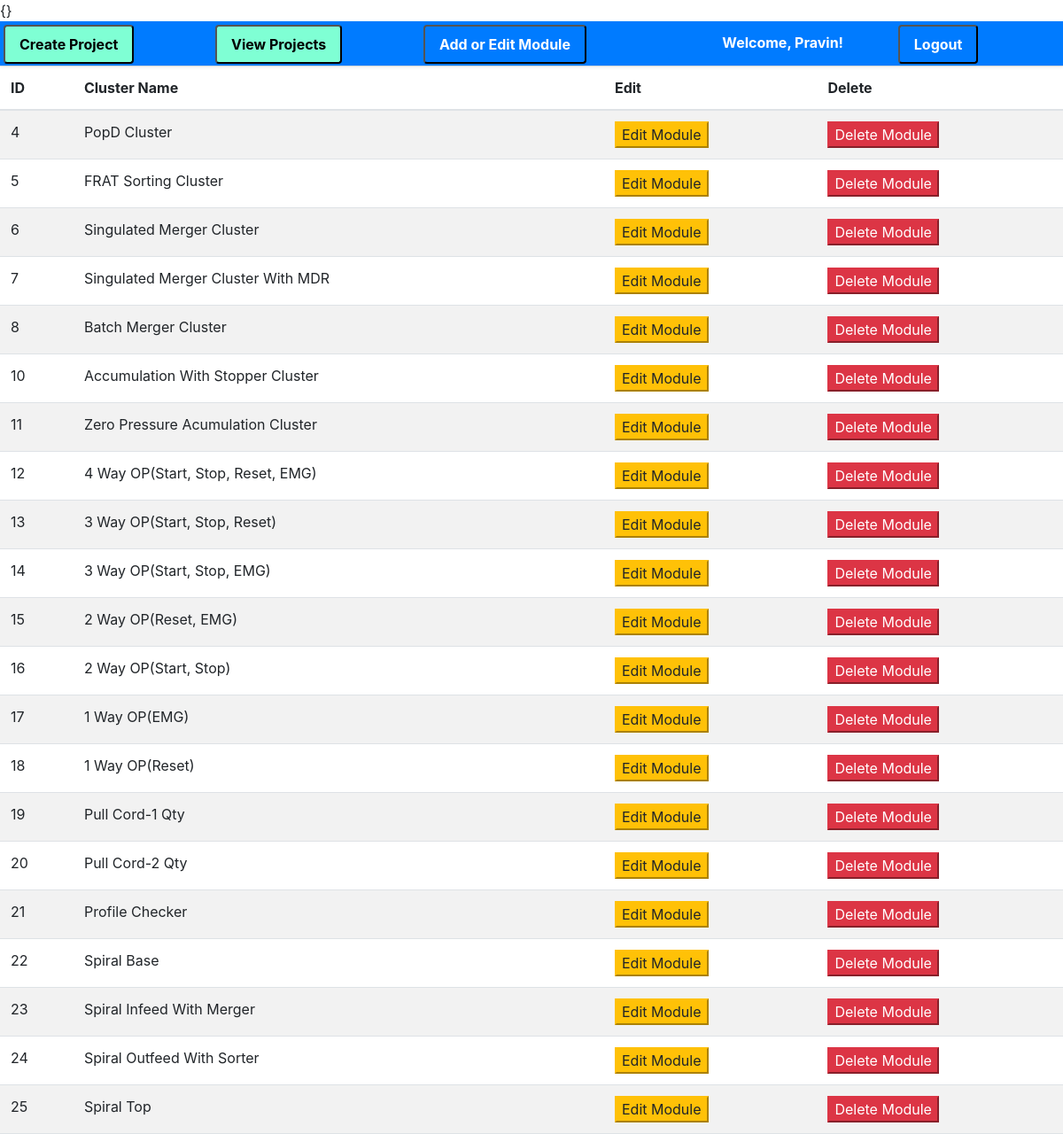
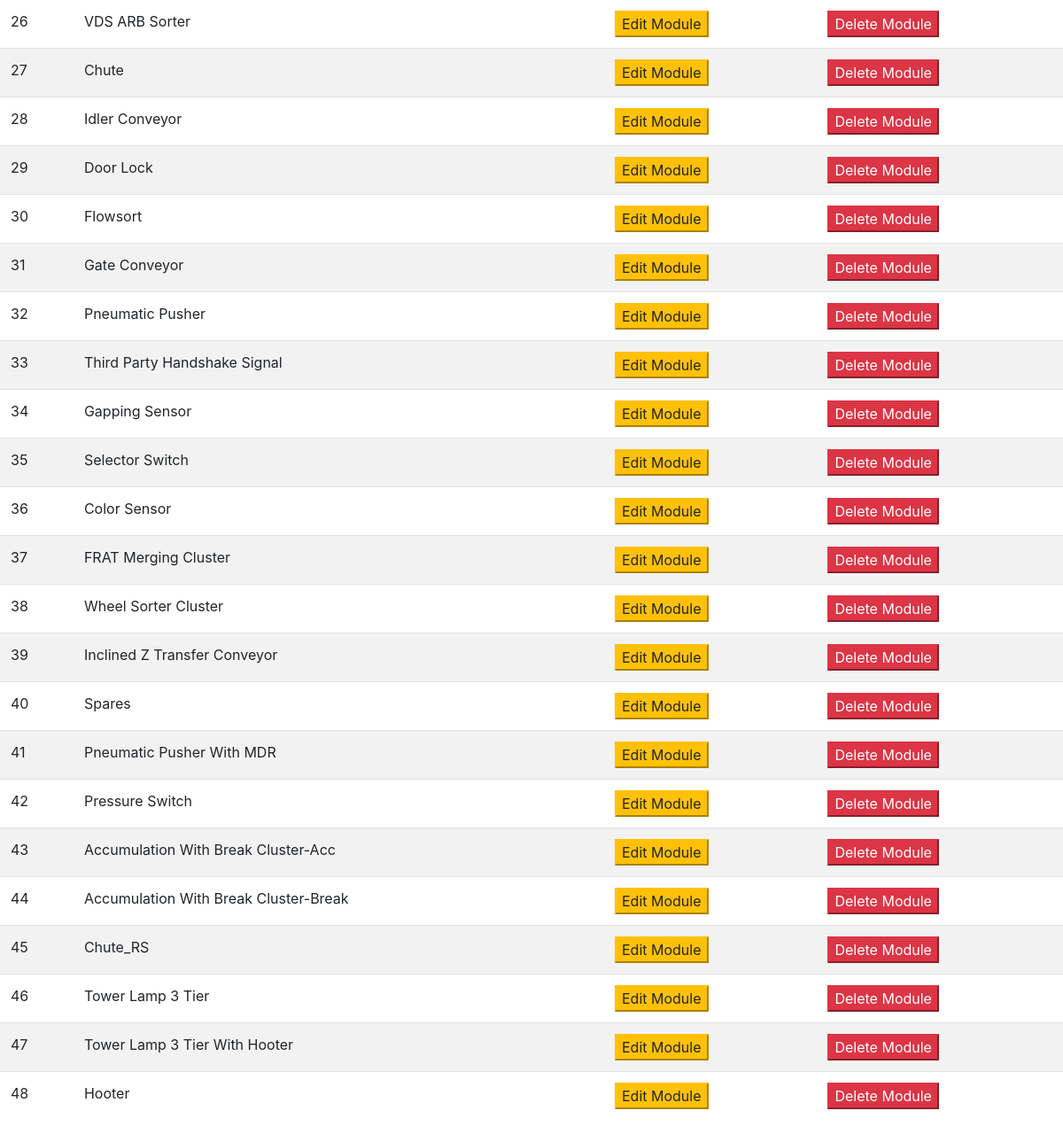
Screenshot of /module_list/ (signed in) with the database file from the repository (2 pictures, top to bottom).
### iol/models.py (models this page shows, shortened)
class Module(models.Model):
    module = models.CharField(max_length=50)

### iol/views.py (the view)
# urls.py: path('module_list/', ModuleListView.as_view(), name='module_list'),
class ModuleListView(LoginRequiredMixin, TemplateView):
    template_name = 'update_data/update_module.html'
    def get_context_data(self, **kwargs):
        context = super().get_context_data(**kwargs)
        modules = Module.objects.all()
        serializer = ModuleSerializer(modules, many = True)
        context["modules"] = serializer.data
        return context

### templates/update_data/update_module.html (shortened to what this page needs)
{% extends "base/base.html" %}
{% block styles %}
}
{% endblock %}
{% block content %}
  <div>
  <table class="table table-striped">
    <thead>
      <tr>
            <th>ID</th>
            <th>Cluster Name</th>
            <th>Edit</th>
            <th>Delete</th>
          </tr>
        </thead>
        <tbody>
          {% for module in modules %}
          <tr>
            <td>{{ module.id }}</td>
            <td class="Cluster"   >{{ module.module }}</a>
            </td>
            <td>
              <button class="button btn-warning"
              onclick= "location.href='{% url 'module_edit' id=module.id %}'"> Edit Module</button>
          </td>
            <td>
                <button class="button btn-danger"
                data-confirm="Are you sure you want to delete this module?"
                onclick= "location.href='{% url 'module_delete' id=module.id %}'">Delete Module</button>
            </td>
          </tr>
          {% endfor %}
        </tbody>
      </table>
    </div>
  {% endblock %}

### templates/base/base.html (shortened to what this page needs)
<!DOCTYPE html>
<html>
<head>
    <link rel="stylesheet" href="https://cdn.jsdelivr.net/npm/bootstrap@4.1.3/dist/css/bootstrap.min.css">
    {% load static %}
    <link rel="stylesheet" type="text/css" href="{% static 'myfirst.css' %}">
    {% block styles %}
    {% endblock %}
</head>
<body>
        <ul class="nav nav-pills nav-fill gap-2 p-1 small bg-primary rounded-5 shadow-sm" id="pillNav2" role="tablist" style="--bs-nav-link-color: var(--bs-white); --bs-nav-pills-link-active-color: var(--bs-primary); --bs-nav-pills-link-active-bg: var(--bs-white);">
            <li class="nav-item" role="presentation">
              <button class="nav-link active rounded-5 navbtns" id="create-tab" data-bs-toggle="tab" type="button" role="tab" aria-selected="true"  onclick="location.href='{% url 'create_project' %}'">Create Project
              </button>
            </li>
            <li class="nav-item" role="presentation">
              <button class="nav-link active rounded-5 navbtns" id="list-tab" data-bs-toggle="tab" type="button" role="tab" aria-selected="false" onclick= "location.href='{% url 'project_list' %}'">View Projects</button>
            </li>
            <li class="nav-item" role="presentation">
              <button class="nav-link active rounded-5 navbtns" id="addmodule-tab" data-bs-toggle="tab" type="button" role="tab" aria-selected="false" onclick= "location.href='{% url 'module_list' %}'">Add or Edit Module</button>
            </li>
            {% if request.user.is_authenticated %}
            <li class="nav-item" role="presentation">
              <p class= "nav-link active rounded-5 navbtns">Welcome, {{ request.user.first_name }}!</p>
              </li>
            <li class="nav-item" role="presentation">
              <button class="nav-link active rounded-5 navbtns" id="addmodule-tab" data-bs-toggle="tab" type="button" role="tab" aria-selected="false" onclick="window.location.href='/accounts/logout';">Logout</button>
            </li>
            {% else %}
            <li class="nav-item" role="presentation">
              <button class="nav-link active rounded-5 navbtns" id="addmodule-tab" data-bs-toggle="tab" type="button" role="tab" aria-selected="false" onclick="window.location.href='/accounts/login';">Login</button>
            </li>
            {% endif %}
          </ul>
        {% block content %}
        {% endblock %}
</body>
</html>

### static/myfirst.css (style rules this page uses)
.navbtns { background-color: aquamarine; font-weight: bold; font-size: medium; }
.nav-pills { position: sticky; top: 0px; left: 0px; z-index: 2; display: flex; width: 100%; height: 50px; background: rgba(0, 0, 0, 0.6); }

### rows the page displays
Module: module "PopD Cluster"
Module: module "FRAT Sorting Cluster"
Module: module "Singulated Merger Cluster"
Module: module "Singulated Merger Cluster With MDR"
Module: module "Batch Merger Cluster"
Module: module "Accumulation With Stopper Cluster"
Module: module "Zero Pressure Acumulation Cluster"
Module: module "4 Way OP(Start, Stop, Reset, EMG)"
Module: module "3 Way OP(Start, Stop, Reset)"
Module: module "3 Way OP(Start, Stop, EMG)"
Module: module "2 Way OP(Reset, EMG)"
Module: module "2 Way OP(Start, Stop)"
Module: module "1 Way OP(EMG)"
Module: module "1 Way OP(Reset)"
Module: module "Pull Cord-1 Qty"
Module: module "Pull Cord-2 Qty"
Module: module "Profile Checker"
Module: module "Spiral Base"
Module: module "Spiral Infeed With Merger"
Module: module "Spiral Outfeed With Sorter"
Module: module "Spiral Top"
Module: module "VDS ARB Sorter"
Module: module "Chute"
Module: module "Idler Conveyor"
Module: module "Door Lock"
Module: module "Flowsort"
Module: module "Gate Conveyor"
Module: module "Pneumatic Pusher"
Module: module "Third Party Handshake Signal"
Module: module "Gapping Sensor"
Module: module "Selector Switch"
Module: module "Color Sensor"
Module: module "FRAT Merging Cluster"
Module: module "Wheel Sorter Cluster"
Module: module "Inclined Z Transfer Conveyor"
Module: module "Spares"
Module: module "Pneumatic Pusher With MDR"
Module: module "Pressure Switch"
Module: module "Accumulation With Break Cluster-Acc"
Module: module "Accumulation With Break Cluster-Break"
Module: module "Chute_RS"
Module: module "Tower Lamp 3 Tier"
Module: module "Tower Lamp 3 Tier With Hooter"
Module: module "Hooter"

### other values shown
{{ request.user.first_name }} "Pravin"
{{ module.id }} "4" "5" "6" "7" "8" "10" "11" "12" "13" "14" "15" "16" "17" "18" "19" "20" "21" "22" "23" "24" "25" "26" "27" "28" "29" "30" "31" "32" "33" "34" "35" "36" "37" "38" "39" "40" "41" "42" "43" "44" "45" "46" "47" "48"
